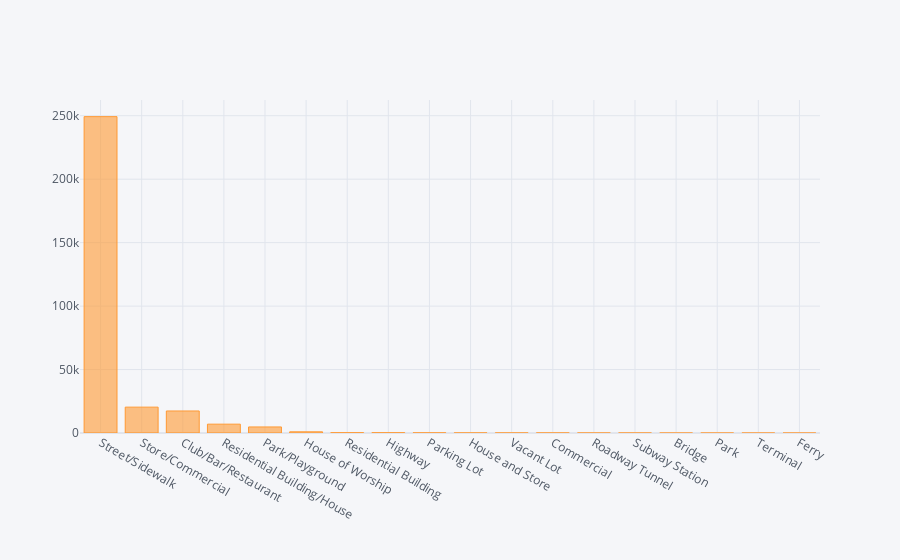

Here is the notebook cell this chart was saved with:
### Markdown cell above
Closed cases are more compare to open, assigned and draft cases.

### Code cell
# Bar plot for complaints of Location
df["Location Type"].value_counts().sort_values(ascending = False).iplot(kind = "bar")

### Figure 1 — Plotly figure (JSON) as saved in the notebook; plotly's stock layout.template omitted (floating-point values rounded to 4 significant figures)
{"data": [{"marker": {"color": "rgba(255, 153, 51, 0.6)", "line": {"color": "rgba(255, 153, 51, 1.0)", "width": 1}}, "name": "Location Type", "orientation": "v", "text": "", "type": "bar", "x": ["Street/Sidewalk", "Store/Commercial", "Club/Bar/Restaurant", "Residential Building/House", "Park/Playground", "House of Worship", "Residential Building", "Highway", "Parking Lot", "House and Store", "Vacant Lot", "Commercial", "Roadway Tunnel", "Subway Station", "Bridge", "Park", "Terminal", "Ferry"], "y": [249299, 20381, 17360, 6960, 4773, 929, 227, 215, 117, 93, 77, 62, 35, 34, 2, 1, 1, 1]}], "layout": {"legend": {"bgcolor": "#F5F6F9", "font": {"color": "#4D5663"}}, "paper_bgcolor": "#F5F6F9", "plot_bgcolor": "#F5F6F9", "title": {"font": {"color": "#4D5663"}}, "xaxis": {"gridcolor": "#E1E5ED", "showgrid": true, "tickfont": {"color": "#4D5663"}, "title": {"font": {"color": "#4D5663"}, "text": ""}, "zerolinecolor": "#E1E5ED"}, "yaxis": {"gridcolor": "#E1E5ED", "showgrid": true, "tickfont": {"color": "#4D5663"}, "title": {"font": {"color": "#4D5663"}, "text": ""}, "zerolinecolor": "#E1E5ED"}}}
